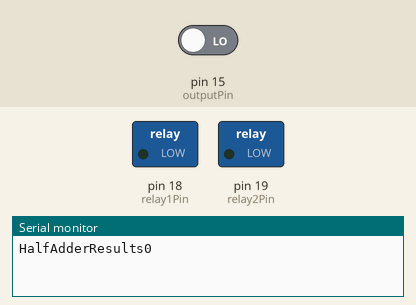
Simulated run of this sketch. Board: Arduino Uno, built for the host (arithmetic inside an expression is 32-bit, double 64-bit). On the bench: switched loads named in the sketch (green lamp = pin HIGH), the last lines printed to the serial monitor. Inputs (shaded band) come from the test bench; at power-on: pin 15 (outputPin) LOW.

Above: at 1.4 s.
1.5 s: pin 15 (outputPin) driven HIGH
At 2.2 s:
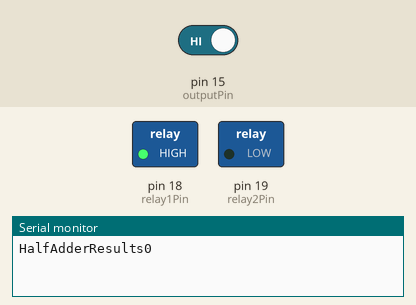
At 4.4 s:
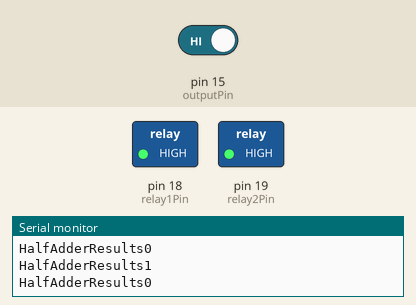
4.5 s: pin 15 (outputPin) driven LOW
At 5.2 s:
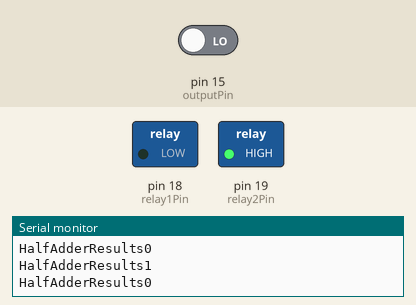
Timing chart, 0 to 7.5 s (numbered marks = the images above; inputs shaded):
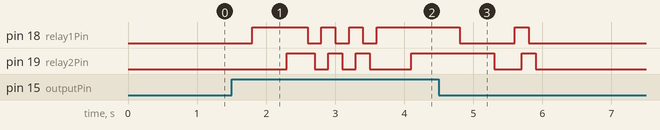

The sketch:

main.ino
```cpp
const int relay1Pin = 18;   // pin for control signal of first relay gate
const int relay2Pin = 19;   // pin for control signal of second relay gate
const int outputPin = 15;   // pin for output of Relay Based NAND gate

int relayDelay = 100; //Determines how long the script pauses after setting the control signals for the relays

// NAND function that returns the output of the NAND gate
// based on the inputs a and b
int NAND(int a, int b)
{
  digitalWrite(relay1Pin, a);   // set control signal for first relay
  delay(relayDelay);   // delay for 100 ms
  digitalWrite(relay2Pin, b);   // set control signal for second relay
  delay(relayDelay);   // delay for 100 ms
  return digitalRead(outputPin);   // read and return output of NAND gate
}

int OR(int a, int b) {
  return NAND(NAND(a, a), NAND(b, b));
}


int AND(int a, int b) {
  int tempVar0 = NAND(a,b);
  return NAND(tempVar0, tempVar0);
}

int NOR(int a, int b) {
  int tempVar0 = NAND(a, a);
  int tempVar1 = NAND(b, b);
  tempVar0 = NAND(tempVar0, tempVar1);
  return NAND(tempVar0, tempVar0);
}

int XOR(int a, int b) {
  int firstNAND = NAND(a,b);
  int secondNAND0 = NAND(firstNAND, a);
  int secondNAND1 = NAND(secondNAND0, b);
  return NAND(secondNAND0, secondNAND1);
}

int NOT(int a) {
  return NAND(a, a);
}

int* halfAdder(int a, int b) {
  int* results = new int[2]; // allocate memory for the array
  results[0] = AND(a, b);
  results[1] = XOR(a, b);
  return results;
}

int* fullAdder(int a, int b, int carryIn) {
  int* halfAdderResults0 = halfAdder(a, b); //index 0 is sum, index 1 is carr
  Serial.println("HalfAdderResults0");
  int* halfAdderResults1 = halfAdder(halfAdderResults0[0], carryIn);
  Serial.println("HalfAdderResults1");
  int carryOut = OR(halfAdderResults0[1],halfAdderResults1[1]);
  int sum = halfAdderResults1[0];
  delete[] halfAdderResults0;
  delete[] halfAdderResults1;
  int* results = new int[2];
  results[0] = sum;
  results[1] = carryOut;
return results;
}

int* rippleAdder(int* a, int* b, int numBits) {
  int* result = new int[numBits + 1];
  int carry = 0;
  for (int i = numBits - 1; i >= 0; i--) {
    int* fullAdderResult = fullAdder(a[i], b[i], carry);
    result[i + 1] = fullAdderResult[0];
    carry = fullAdderResult[1];
    delete[] fullAdderResult;
  }
  result[0] = carry;
  return result;
}


void setup()
{
  Serial.begin(9600);
  pinMode(relay1Pin, OUTPUT);   // set relay1Pin as output
  pinMode(relay2Pin, OUTPUT);   // set relay2Pin as output
  pinMode(outputPin, INPUT_PULLDOWN);   // set outputPin as input
}

void testRippleAdder() {
  int numBits = 8; // Assume 8-bit integers

  // Test cases
  int testCases[][2] = {{0, 0}, {0, 1}, {1, 0}, {1, 1}, {127, 128}, {255, 255}};
  for (int i = 0; i < 6; i++) {
    int a = testCases[i][0];
    int b = testCases[i][1];
    int* aBits = new int[numBits];
    int* bBits = new int[numBits];

    // Convert a and b to arrays of bits
    for (int j = numBits - 1; j >= 0; j--) {
      aBits[j] = a % 2;
      bBits[j] = b % 2;
      a /= 2;
      b /= 2;
    }

    int* result = rippleAdder(aBits, bBits, numBits);
    Serial.print("Test case ");
    Serial.print(i + 1);
    Serial.print(": a = ");
    Serial.print(testCases[i][0]);
    Serial.print(", b = ");
    Serial.println(testCases[i][1]);
    for (int j = 0; j < numBits + 1; j++) {
      Serial.println(result[j]);
    }

    delete[] aBits;
    delete[] bBits;
    delete[] result;
  }
}

void loop()
{
int a = 10;
int b = 5;
testRippleAdder();
}
```

Measured:
- after the input at 1.5 s, pin 18 (relay1Pin): LOW → HIGH after 0.30 s, then repeats every 0.40 s: LOW 0.20 s, HIGH 0.20 s, until it stays HIGH from 3.6 s; pin 19 (relay2Pin): LOW → HIGH after 0.80 s, then repeats every 0.40 s: LOW 0.20 s, HIGH 0.20 s
